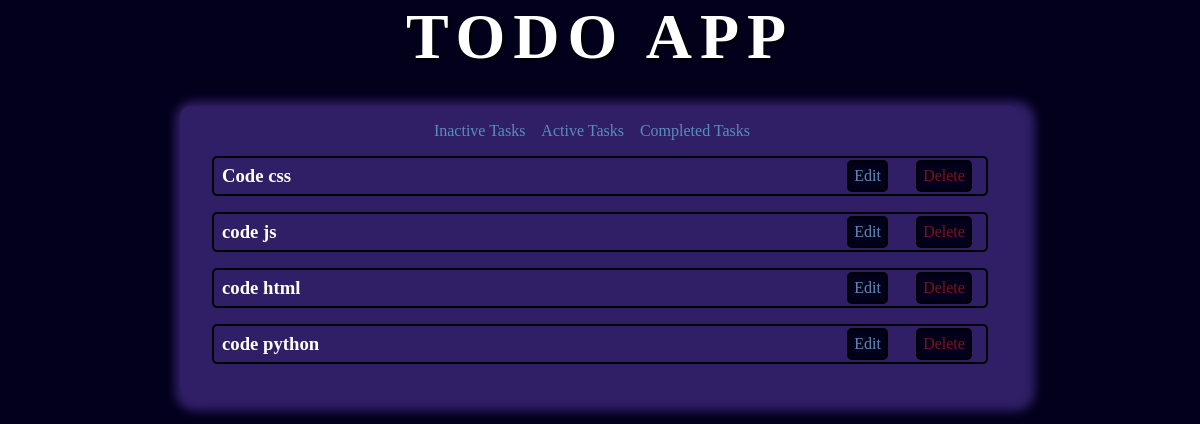
The app's page /inactive with its own data.
### todo/models.py (models this page shows)
class Task(models.Model):
    task_name = models.CharField(max_length=120)
    created_at = models.DateTimeField(auto_now=True)
    modified_at = models.DateTimeField(auto_now_add=True)
    start_time = models.DateTimeField(default=timezone.now)
    completion_time = models.DateTimeField(default=timezone.now)
    task_status = models.CharField(max_length=10)
    def __str__(self):
        return self.task_name

### todo/views.py (the view)
# urls.py: path('inactive', views.inactive_task_view, name='inactive'),
def inactive_task_view(request):
    status= TaskStatus.INACTIVE.value
    tasks = Task.objects.filter(task_status=status)
    print(tasks,status)
    context = {"tasks" : tasks,
               "status" : status}
    return render(request, 'todo/view.html', context)

### todo/templates/todo/view.html (shortened to what this page needs)
{% extends 'base.html' %} {% block content %}
<div class="tasks-container">
  <ul class="nav">
    <li><a href="{% url 'inactive' %}">Inactive Tasks</a></li>
    <li><a href="{% url 'active' %}">Active Tasks</a></li>
    <li><a href="{% url 'inactive' %}">Completed Tasks</a></li>
  </ul>
  {%for task in tasks %}
  <div class="task-container">
    <div class="essential">
      <div  class="task-name">
        <h3>{{ task.task_name }}</h3>
      </div>
      <div class="buttons" >
        <a class="button edit-button" href="edit/{{task.id}}">Edit</a>
        <a class="button delete-button" href="#">Delete</a>
      </div>
    </div>
  </div>
  {% endfor %}
</div>
{% endblock %}

### static/css/home.css (style rules this page uses)
:root { --primary-dark: #03001c; --secondary-dark: #301e67; --accent-dark: #5b8fb9; --accent-dark-2: #b6eada; --primary-light: #b799ff; --secondary-light: #acbcff; --accent-light: #aee2ff; --accent-light-2: #e6fffd; }
* { margin: 0; padding: 0; box-sizing: border-box; }
body { background: var(--primary-dark); color: #fff; }
.tasks-container { max-width: 70%; background: var(--secondary-dark); border-radius: 10px; margin: 2rem; margin-left: 15%; padding: 1rem; box-shadow: 5px 5px 10px 10px var(--secondary-dark); }
.task-container { background: var(--secondary-dark); border: 2px solid #000; margin: 1rem; padding-left: 0.5rem; border-radius: 5px; }
.essential { display: flex; flex-direction: row; justify-content: space-between; align-items: center; }
.task-name { flex-basis: 80%; }
.buttons { flex-basis: 20%; display: flex; justify-content: space-around; }
.button { text-decoration: none; font-weight: 500; border: 2px solid black; border-radius: 5px; padding: 5px; margin: 2px; background: var(--primary-dark); transition: 0.1s ease-in-out; }
.edit-button { color: var(--accent-dark); }
.delete-button { color: rgb(119, 23, 23); }
.nav { list-style-type: none; display: flex; justify-content: center; align-items: center; }
.nav li { padding-right: 1rem; }
.nav li a { text-decoration: none; color: var(--accent-dark); }

### records on screen
Task: task_name "Code css"
Task: task_name "code js"
Task: task_name "code html"
Task: task_name "code python"
